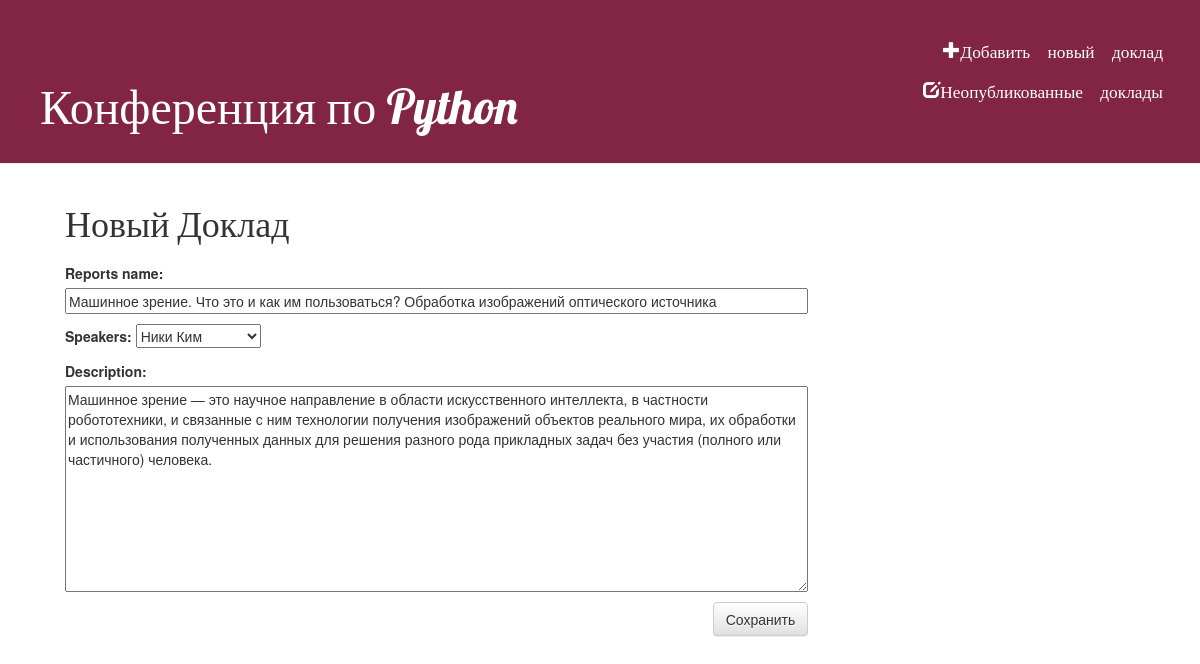
The page /reports/17/edit/ (signed in) on the database its author committed.
### conference/models.py (models this page shows, shortened)
class Reports(models.Model):
    reports_name = models.CharField(max_length=200)
    speakers = models.ForeignKey(Speakers, related_name='speakers',  on_delete=models.CASCADE,)
    description = models.TextField()
    created_date = models.DateTimeField(
        default=timezone.now)
    published_date = models.DateTimeField(
        blank=True, null=True)

### conference/views.py (the view)
# urls.py: url(r'^reports/(?P<pk>\d+)/edit/$', reports_edit, name='reports_edit'),
def reports_edit(request, pk):
    reports = get_object_or_404(Reports, pk=pk)
    if request.method == "POST":
        form = ReportsForm(request.POST, instance=reports)
        if form.is_valid():
            reports = form.save(commit=False)
            reports.save()
            return redirect('reports_info', pk=reports.pk)
    else:
        form = ReportsForm(instance=reports)
    return render(request, 'conference/post_edit.html', {'form': form})

### conference/forms.py
class ReportsForm(forms.ModelForm):
    class Meta:
        model = Reports
        fields = ('reports_name', 'speakers', 'description')

### conference/models.py (called while the page is built)
    def __str__(self):
        return self.speakers_name

### conference/templates/conference/post_edit.html (shortened to what this page needs)
{% extends 'conference/base.html' %}
{% block content %}
    <h1>Новый Доклад</h1>
    <form method="POST" class="post-form">{% csrf_token %}
        {{ form.as_p }}
        <button type="submit" class="save btn btn-default">Сохранить</button>
    </form>
{% endblock %}

### conference/static/css/index.css (style rules this page uses)
h1, h2, h3, h4 { font-family: 'Lobster', cursive; }
.save { float: right; }
.post-form textarea, .post-form input { width: 100%; }

### rows shown on the page
Reports: reports_name "Машинное зрение. Что это и как им пользоваться? Обработка изображений оптического источника", speakers "Ники Ким", description "Машинное зрение — это научное направление в области искусственного интеллекта, в частности робототехники, и связанные с ним технологии получения изображений объектов реального мира, их обработки и использования полученных данных для решения разного рода прикладных задач без участия (полного или частичного) человека."
